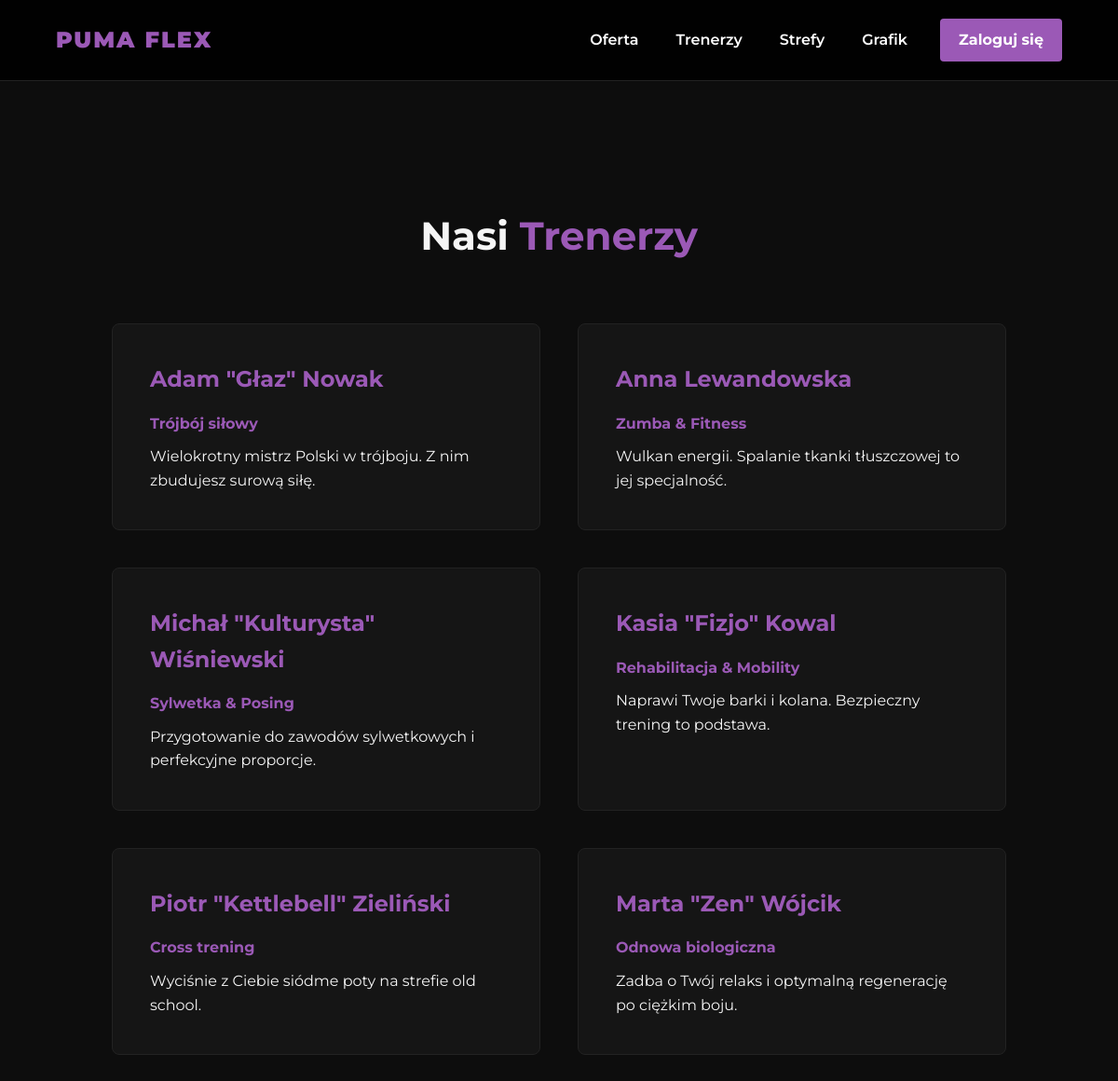
The page /trenerzy.php on the database its author committed.
### tables this page shows
CREATE TABLE trainers (
    id INT AUTO_INCREMENT PRIMARY KEY,
    name VARCHAR(100) NOT NULL,
    specialization VARCHAR(150) NOT NULL,
    description TEXT NOT NULL,
    image_url VARCHAR(255) DEFAULT 'default_trainer.jpg'
);

### trenerzy.php (the view, shortened to what this page needs)
<?php
require 'db.php';
include 'header.php';
$stmt = $pdo->query("SELECT * FROM trainers LIMIT 6");
$trainers = $stmt->fetchAll();
?>
<main style="padding-top: 120px;">
    <section>
        <h2 class="section-title">Nasi <span>Trenerzy</span></h2>
        <div class="grid-container">
            <?php foreach($trainers as $trainer): ?>
                <div class="card">
                    <h3><?= htmlspecialchars($trainer['name']) ?></h3>
                    <p style="color: var(--primary-color); font-weight: bold; margin-bottom: 10px;">
                        <?= htmlspecialchars($trainer['specialization']) ?>
                    </p>
                    <p><?= htmlspecialchars($trainer['description']) ?></p>
                </div>
            <?php endforeach; ?>
        </div>
    </section>
</main>

### header.php (shortened to what this page needs)
<!DOCTYPE html>
<html lang="pl">
<head>
    <link rel="stylesheet" href="style.css">
</head>
<body>
<nav>
    <h1><a href="index.php">PUMA FLEX</a></h1>
    <ul>
        <li><a href="oferta.php">Oferta</a></li>
        <li><a href="trenerzy.php">Trenerzy</a></li>
        <li><a href="strefy.php">Strefy</a></li>
        <li><a href="grafik.php">Grafik</a></li>
        <?php if(isset($_SESSION['user_id'])): ?>
            <?php if($_SESSION['role'] === 'admin'): ?>
                <li><a href="panel_admina.php" style="color:#e74c3c;">Panel Admina</a></li>
            <?php else: ?>
                <li><a href="panel_user.php">Mój Profil</a></li>
            <?php endif; ?>
            <li><a href="wyloguj.php">Wyloguj</a></li>
        <?php else: ?>
            <li><a href="logowanie.php" class="btn" style="padding: 10px 20px;">Zaloguj się</a></li>
        <?php endif; ?>
    </ul>
</nav>

### style.css (style rules this page uses)
:root { --bg-dark: #0d0d0d; --bg-card: #151515; --text-light: #f5f5f5; --primary-color: #9b59b6; --primary-hover: #8e44ad; --danger: #e74c3c; --focus-ring: #c39bd3; }
* { margin: 0; padding: 0; box-sizing: border-box; font-family: 'Montserrat', sans-serif; }
body { background-color: var(--bg-dark); color: var(--text-light); line-height: 1.6; min-height: 100vh; display: flex; flex-direction: column; }
nav { position: fixed; width: 100%; top: 0; background: rgba(0,0,0,0.9); backdrop-filter: blur(10px); padding: 20px 60px; display: flex; justify-content: space-between; align-items: center; z-index: 1000; border-bottom: 1px solid #222; }
nav h1 a { font-weight: 900; letter-spacing: 2px; color: var(--primary-color); text-decoration: none; }
nav ul { list-style: none; display: flex; gap: 30px; align-items: center; }
nav ul li a { text-decoration: none; color: #fff; font-weight: 600; transition: 0.3s; padding: 5px; }
.btn { padding: 15px 30px; background: var(--primary-color); border: none; color: #fff; font-size: 16px; font-weight: 700; cursor: pointer; transition: 0.3s; text-decoration: none; display: inline-block; border-radius: 4px; }
section { padding: 100px 10%; }
.section-title { font-size: 42px; text-align: center; margin-bottom: 60px; }
.section-title span { color: var(--primary-color); }
.grid-container { display: grid; grid-template-columns: repeat(auto-fit, minmax(300px, 1fr)); gap: 40px; }
.card { background: var(--bg-card); padding: 40px; border-radius: 8px; transition: 0.3s; border: 1px solid #222; }
.card h3 { color: var(--primary-color); margin-bottom: 15px; font-size: 24px; }

### rows shown on the page
trainers: name "Adam \"Głaz\" Nowak", specialization "Trójbój siłowy", description "Wielokrotny mistrz Polski w trójboju. Z nim zbudujesz surową siłę."
trainers: name "Anna Lewandowska", specialization "Zumba & Fitness", description "Wulkan energii. Spalanie tkanki tłuszczowej to jej specjalność."
trainers: name "Michał \"Kulturysta\" Wiśniewski", specialization "Sylwetka & Posing", description "Przygotowanie do zawodów sylwetkowych i perfekcyjne proporcje."
trainers: name "Kasia \"Fizjo\" Kowal", specialization "Rehabilitacja & Mobility", description "Naprawi Twoje barki i kolana. Bezpieczny trening to podstawa."
trainers: name "Piotr \"Kettlebell\" Zieliński", specialization "Cross trening", description "Wyciśnie z Ciebie siódme poty na strefie old school."
trainers: name "Marta \"Zen\" Wójcik", specialization "Odnowa biologiczna", description "Zadba o Twój relaks i optymalną regenerację po ciężkim boju."
